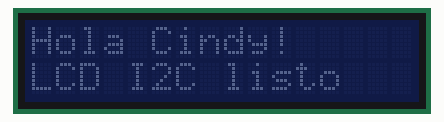
Bench run of a sketch on a simulated Arduino Uno, built with avr-gcc and run on an emulated ATmega328P. Parts: 16×2 character LCD.

Above: at 0.1 s.
At 0.6 s:
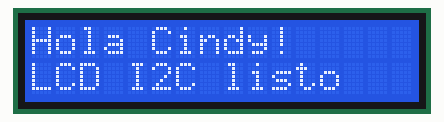

Measured:
- what the display in image 1 shows lasts 0.5 s, from 0.6 s to 1.1 s

The sketch:

deteccion.ino
```cpp
#include <Wire.h>
#include <LiquidCrystal_I2C.h>

// Dirección I2C del módulo LCD (puede ser 0x27 o 0x3F)
// Si no funciona con 0x27, prueba con 0x3F
LiquidCrystal_I2C lcd(0x27, 16, 2);

void setup() {
  lcd.init();        // Inicializa el LCD
  lcd.backlight();   // Enciende la luz de fondo

  lcd.setCursor(0,0);
  lcd.print("Hola Cindy!");
  lcd.setCursor(0,1);
  lcd.print("LCD I2C listo");
}

void loop() {
  // Puedes hacer que parpadee el mensaje
  lcd.noBacklight(); // Apaga luz
  delay(500);
  lcd.backlight();   // Enciende luz
  delay(500);
}
```
